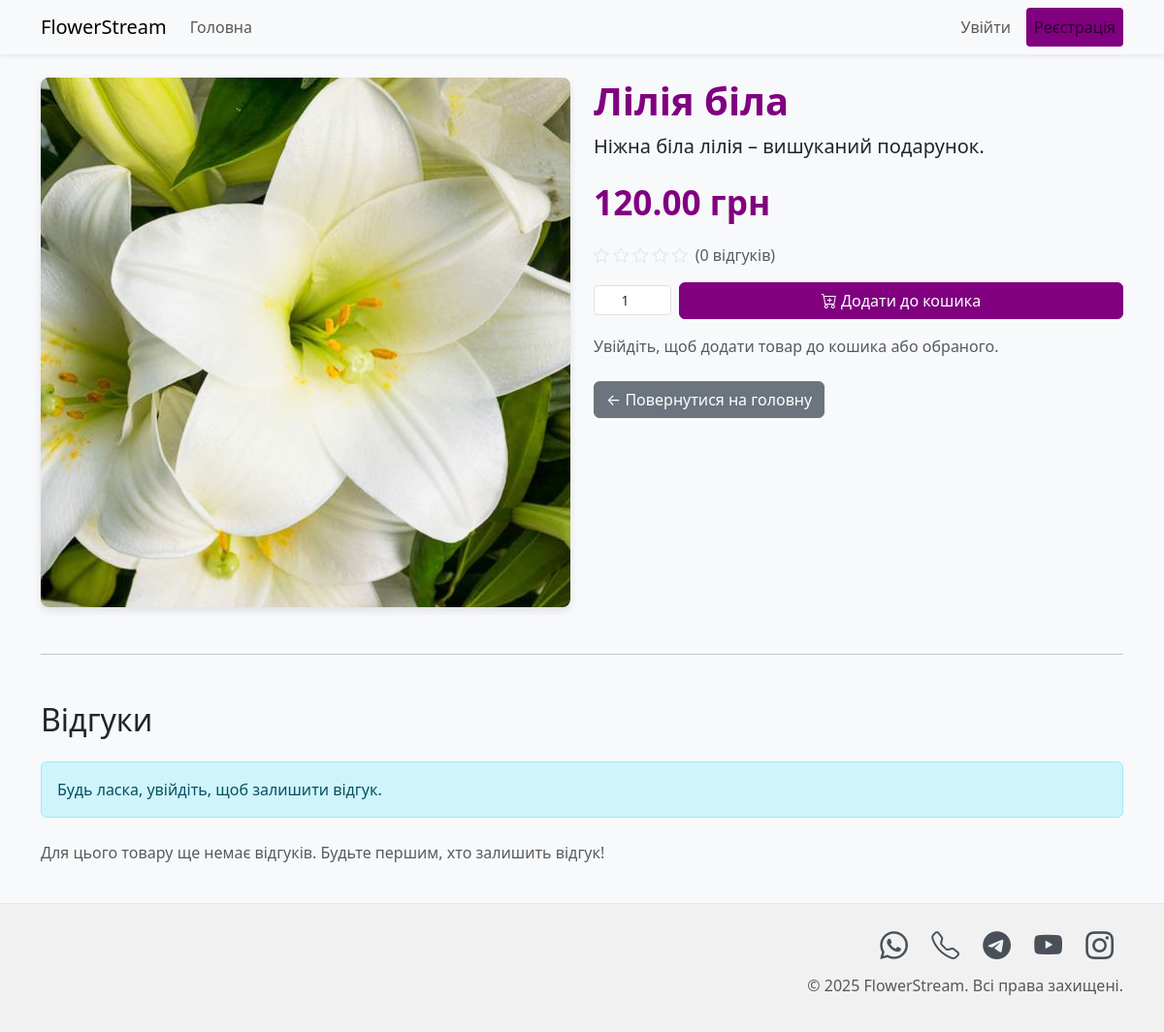
The app's page /product/3 with its own data.
### tables this page shows
CREATE TABLE products (
            id INTEGER PRIMARY KEY AUTOINCREMENT,
            name TEXT NOT NULL,
            description TEXT,
            price REAL NOT NULL,
            image_url TEXT,
            stock INTEGER NOT NULL DEFAULT 100 -- New stock column
        );

### app.py (the view)
@app.route('/product/<int:product_id>')
def product_detail(product_id):
    user_logged_in = session.get('user_id') is not None
    flower = get_flower_by_id(product_id)
    if not flower:
        flash('Товар не знайдено.', 'danger')
        return redirect(url_for('home'))
    reviews = get_reviews_for_product(product_id)
    average_rating = get_average_rating_for_product(product_id)
    user_has_reviewed = False
    if user_logged_in:
        db = get_db_connection()
        cursor = db.execute("SELECT COUNT(*) FROM reviews WHERE user_id = ? AND product_id = ?",
                           (session.get('user_id'), product_id))
        if cursor.fetchone()[0] > 0:
            user_has_reviewed = True
    cart_count = sum(item['quantity'] for item in session.get('cart', [])) if user_logged_in else 0
    favorites = session.get('favorites', []) if user_logged_in else []
    return render_template('product_detail.html',
                           flower=flower,
                           reviews=reviews,
                           average_rating=average_rating,
                           user_logged_in=user_logged_in,
                           cart_count=cart_count,
                           favorites=favorites,
                           user_has_reviewed=user_has_reviewed)

### app.py (called while the page is built)
def get_flower_by_id(flower_id):
    db = get_db_connection()
    cursor = db.execute("SELECT * FROM products WHERE id = ?", (flower_id,))
    return cursor.fetchone()

def get_average_rating_for_product(product_id):
    db = get_db_connection()
    cursor = db.execute("SELECT AVG(rating) FROM reviews WHERE product_id = ?", (product_id,))
    avg_rating = cursor.fetchone()[0]
    return round(avg_rating, 2) if avg_rating else 0.0

### db.py (called while the page is built)
def get_db_connection():
    if 'db' not in g:
        database = current_app.config.get('DATABASE')
        if not database:
            raise RuntimeError("Environment variable 'DATABASE' is not set. Check your .env file.")
        conn = sqlite3.connect(database)
        conn.row_factory = sqlite3.Row
        g.db = conn
    return g.db

### templates/product_detail.html (shortened to what this page needs)
<!DOCTYPE html>
<html lang="uk">
<head>
    <link href="https://cdn.jsdelivr.net/npm/bootstrap@5.3.0/dist/css/bootstrap.min.css" rel="stylesheet">
    <link rel="stylesheet" href="https://cdn.jsdelivr.net/npm/bootstrap-icons@1.10.5/font/bootstrap-icons.css">
</head>
<body>
    <nav class="navbar navbar-expand-lg navbar-light bg-light shadow-sm">
        <div class="container">
            <a class="navbar-brand" href="{{ url_for('home') }}">FlowerStream</a>
            <div class="collapse navbar-collapse" id="navbarNav">
                <ul class="navbar-nav me-auto mb-2 mb-lg-0">
                    <li class="nav-item">
                        <a class="nav-link" href="{{ url_for('home') }}">Головна</a>
                    </li>
                </ul>
                <ul class="navbar-nav">
                    {% if user_logged_in %}
                        <li class="nav-item">
                            <span class="nav-link text-dark">Привіт, {{ session.username }}!</span>
                        </li>
                        <li class="nav-item">
                            <a class="nav-link btn btn-outline-danger btn-sm" href="{{ url_for('logout') }}">Вийти</a>
                        </li>
                    {% else %}
                        <li class="nav-item">
                            <a class="nav-link btn btn-outline-primary btn-sm me-2" href="{{ url_for('login') }}">Увійти</a>
                        </li>
                        <li class="nav-item">
                            <a class="nav-link btn btn-primary btn-sm" href="{{ url_for('register') }}" style="background-color: purple;">Реєстрація</a>
                        </li>
                    {% endif %}
                </ul>
            </div>
        </div>
    </nav>
    <div class="container py-4">
        <div class="row">
            <div class="col-md-6">
                {% if flower.image_url %}
                    <img src="{{ url_for('static', filename=flower.image_url.split('static/')[-1]) }}" class="img-fluid product-image" alt="{{ flower.name }}">
                {% else %}
                    <img src="https://placehold.co/600x400/cccccc/333333?text=Немає+зображення" class="img-fluid product-image" alt="Немає зображення">
                {% endif %}
            </div>
            <div class="col-md-6 flower-details">
                <h1>{{ flower.name }}</h1>
                <p class="lead">{{ flower.description }}</p>
                <p class="price">{{ "%.2f"|format(flower.price) }} грн</p>
                <div class="d-flex align-items-center mb-3">
                    <div class="rating-stars me-2">
                        {% for i in range(1, 6) %}
                            {% if average_rating >= i %}
                                <i class="bi bi-star-fill"></i>
                            {% elif average_rating >= i - 0.5 %}
                                <i class="bi bi-star-half"></i>
                            {% else %}
                                <i class="bi bi-star"></i>
                            {% endif %}
                        {% endfor %}
                    </div>
                    <span class="text-muted">({{ reviews|length }} відгуків)</span>
                </div>
                <form action="{{ url_for('add_to_cart', flower_id=flower.id) }}" method="post" class="mb-3">
                    <div class="quantity-input-group">
                        <input type="number" name="quantity" class="form-control form-control-sm" value="1" min="1" aria-label="Кількість">
                        <button type="submit" class="btn btn-purple flex-grow-1">
                            <i class="bi bi-cart-plus"></i> Додати до кошика
                        </button>
                    </div>
                </form>
                {% if user_logged_in %}
                <form action="{{ url_for('add_to_favorites', flower_id=flower.id) }}" method="post" class="d-inline">
                    <button type="submit" class="btn btn-outline-danger">
                        <i class="bi bi-heart"></i> Додати в обране
                    </button>
                </form>
                {% else %}
                <p class="text-muted mt-3">Увійдіть, щоб додати товар до кошика або обраного.</p>
                {% endif %}
                <div class="mt-4">
                    <a href="{{ url_for('home') }}" class="btn btn-secondary">← Повернутися на головну</a>
                </div>
            </div>
        </div>
        <hr class="my-5">
        <h2 class="mb-4">Відгуки</h2>
        {% if user_logged_in and not user_has_reviewed %}
        <div class="card p-4 mb-4">
            <h4>Залишити свій відгук</h4>
            <form action="{{ url_for('add_review', product_id=flower.id) }}" method="post">
                <div class="mb-3">
                    <label class="form-label">Ваша оцінка:</label>
                    <div class="rating-form">
                        {% for i in range(5, 0, -1) %}
                        <div class="form-check form-check-inline">
                            <input class="form-check-input" type="radio" name="rating" id="rating{{ i }}" value="{{ i }}" {% if loop.first %}checked{% endif %}>
                            <label class="form-check-label" for="rating{{ i }}">{{ i }} <i class="bi bi-star-fill text-warning"></i></label>
                        </div>
                        {% endfor %}
                    </div>
                </div>
                <div class="mb-3">
                    <label for="comment" class="form-label">Коментар (необов'язково):</label>
                    <textarea class="form-control" id="comment" name="comment" rows="3" placeholder="Напишіть ваш відгук про товар..."></textarea>
                </div>
                <button type="submit" class="btn btn-purple">Відправити відгук</button>
            </form>
        </div>
        {% elif user_logged_in and user_has_reviewed %}
        <div class="alert alert-info" role="alert">
            Ви вже залишили відгук для цього товару.
        </div>
        {% else %}
        <div class="alert alert-info" role="alert">
            Будь ласка, увійдіть, щоб залишити відгук.
        </div>
        {% endif %}
        <div class="reviews-list mt-4">
            {% if reviews %}
                {% for review in reviews %}
                <div class="card p-3 mb-2 review-card">
                    <div class="review-header">
                        <p class="mb-1"><strong>{{ review.username }}</strong> <small class="text-muted">({{ review.created_at }})</small></p>
                        {% if user_logged_in and session.user_id == review.user_id and not session.is_admin %}
                            <form action="{{ url_for('delete_review', review_id=review.id) }}" method="post" onsubmit="return confirm('Ви впевнені, що хочете видалити свій відгук?');" class="delete-btn-form">
                                <button type="submit" class="btn btn-outline-danger btn-sm">Видалити</button>
                            </form>
                        {% endif %}
                    </div>
                    <div class="rating-stars">
                        {% for i in range(1, 6) %}
                            {% if review.rating >= i %}
                                <i class="bi bi-star-fill"></i>
                            {% elif review.rating >= i - 0.5 %}
                                <i class="bi bi-star-half"></i>
                            {% else %}
                                <i class="bi bi-star"></i>
                            {% endif %}
                        {% endfor %}
                    </div>
                    {% if review.comment %}
                        <p class="review-comment">{{ review.comment }}</p>
                    {% else %}
                        <p class="text-muted">Коментар відсутній.</p>
                    {% endif %}
                </div>
                {% endfor %}
            {% else %}
                <p class="text-muted">Для цього товару ще немає відгуків. Будьте першим, хто залишить відгук!</p>
            {% endif %}
        </div>
    </div>
    <footer class="footer mt-auto">
        <div class="container text-end">
            <div class="social-icons">
                <a href="https://wa.me/PHONE_NUMBER" target="_blank" title="WhatsApp"><i class="bi bi-whatsapp"></i></a>
                <a href="tel:PHONE_NUMBER" title="Телефон"><i class="bi bi-telephone"></i></a>
                <a href="https://t.me/tarassts" target="_blank" title="Telegram"><i class="bi bi-telegram"></i></a>
                <a href="https://www.youtube.com/YOUTUBE_CHANNEL" target="_blank" title="YouTube"><i class="bi bi-youtube"></i></a>
                <a href="https://www.instagram.com/INSTAGRAM_USERNAME" target="_blank" title="Instagram"><i class="bi bi-instagram"></i></a>
            </div>
            <p class="text-muted mt-2">&copy; {{ 'now' | date('%Y') }} FlowerStream. Всі права захищені.</p>
        </div>
    </footer>
</body>
</html>

### templates/product_detail.html (style rules this page uses)
body { display: flex; flex-direction: column; min-height: 100vh; background-color: #f8f9fa; }
.container.py-4 { flex: 1; }
.bi { transition: color 0.2s ease; }
.footer { background-color: #f1f1f1; padding: 20px 0; text-align: center; border-top: 1px solid #e7e7e7; }
.social-icons a { font-size: 1.8rem; margin: 0 10px; color: #495057; transition: color 0.3s ease; }
.product-image { max-width: 100%; height: auto; border-radius: 8px; box-shadow: 0 4px 8px rgba(0,0,0,0.1); }
.flower-details h1 { color: #800080; font-weight: bold; }
.flower-details .price { font-size: 2.2rem; color: #800080; font-weight: bold; margin-top: 1rem; }
.rating-stars .bi-star { color: #e4e5e9; }
.btn-purple { background-color: #800080; color: white; border-color: #800080; }
.quantity-input-group { display: flex; align-items: center; margin-bottom: 1rem; }
.quantity-input-group .form-control { max-width: 80px; text-align: center; margin-right: 0.5rem; }

### records on screen
products: image_url (picture), name "Лілія біла", description "Ніжна біла лілія – вишуканий подарунок.", price "120.00"

### other values on screen
{{ reviews|length }} "0"
